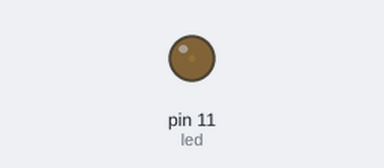
Bench run of a sketch on a simulated Arduino Uno, built with avr-gcc and run on an emulated ATmega328P. Shown: output pins drawn as LEDs (lit = HIGH).

Above: at 0.05 s.
At 1.3 s:
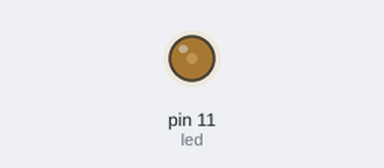
At 2.55 s:
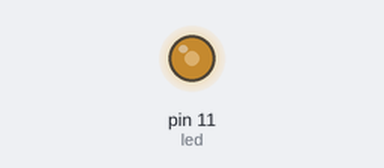
At 5.1 s:
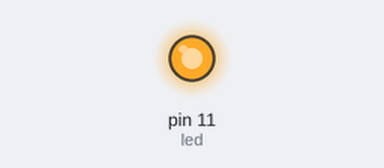
Timing chart, 0 to 6.7 s (numbered marks = the images above):
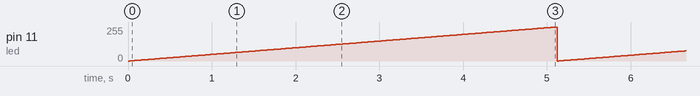

Measured:
- by itself, pin 11 (led): ramps from 0/255 to 255/255 and jumps back, once every 5.1 s

The sketch:

Lesson_2_-_Led_Bright_Gradually.ino
```cpp
int led = 11;

void setup() {
}

void loop() {
    for (int i = 0; i <=255 ; i++) {
        analogWrite(led,i);
        delay(20);
    }
}
```
